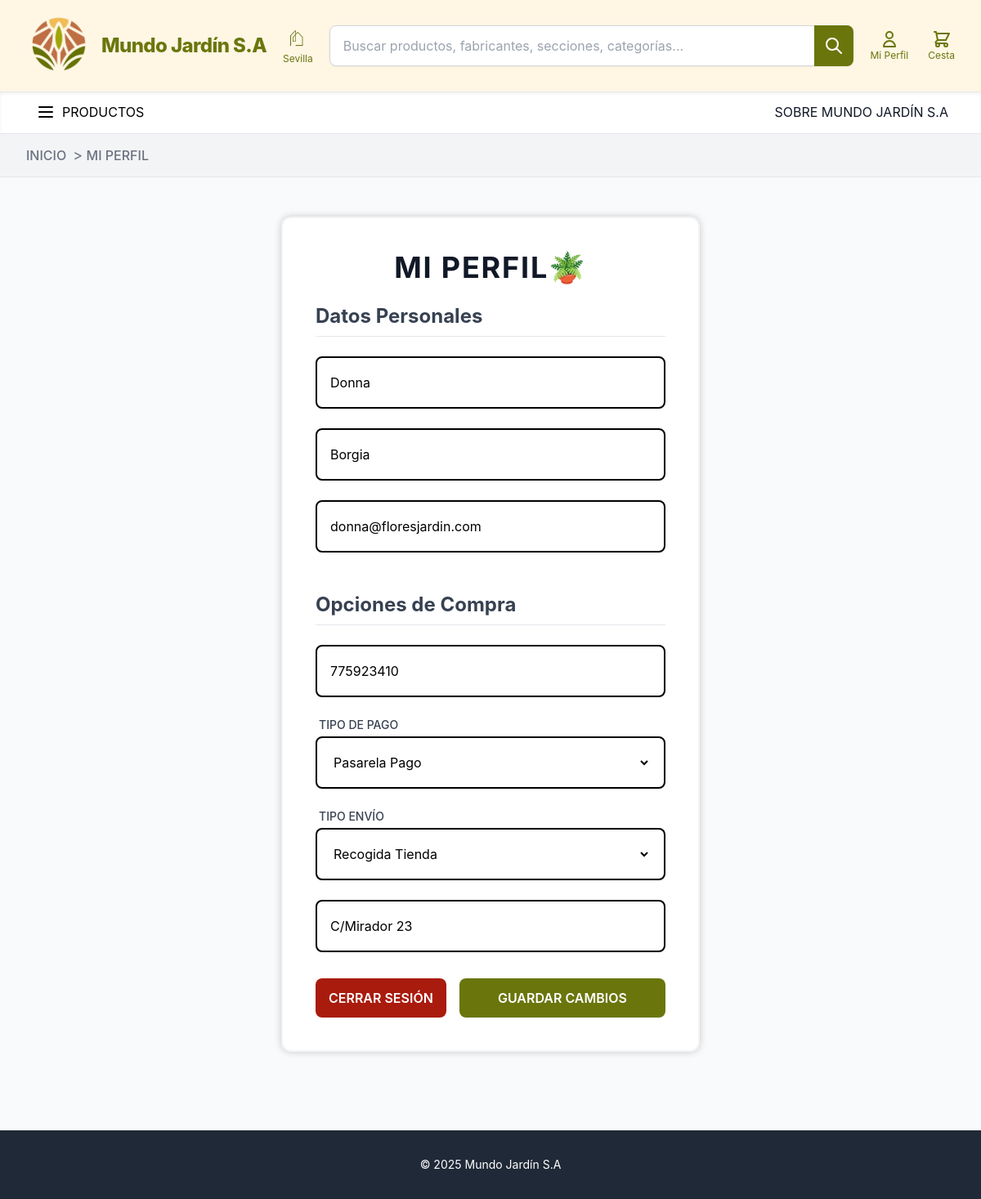
The page /perfil/ (signed in) on the database its author committed.
### home/models.py (models this page shows, shortened)
class Usuario(AbstractBaseUser, PermissionsMixin):
    nombre = models.CharField(max_length=200)
    apellidos = models.CharField(max_length=200)
    corre_electronico = models.EmailField(max_length=200, unique=True)
    password = models.CharField(max_length=128)
    objects = UsuarioManager()
    last_login = models.DateTimeField(null=True, blank=True)
    USERNAME_FIELD = 'corre_electronico'
    REQUIRED_FIELDS = ['nombre', 'apellidos']
    is_active = models.BooleanField(default=True)
    is_staff = models.BooleanField(default=False)
    is_superuser = models.BooleanField(default=False)
    @property
    def es_administrador(self):
        try:
            return self.administrador is not None
        except Administrador.DoesNotExist:
            return False

class UsuarioCliente(models.Model):
    usuario = models.OneToOneField(Usuario, on_delete=models.CASCADE)
    tipo_pago= models.CharField(max_length=20, choices=TipoPago.choices, default=TipoPago.PASARELA_PAGO)
    telefono = models.CharField(max_length=15, blank=True, null=True)
    direccion_envio = models.CharField(max_length=255, blank=True)
    tipo_envio= models.CharField(max_length=20, choices=TipoEnvio.choices, default=TipoEnvio.RECOGIDA_TIENDA)
    last_login = models.DateTimeField(null=True, blank=True)

### perfil/views.py (the view)
# urls.py: path('', views.mi_perfil, name='mi_perfil'),
@login_required
def mi_perfil(request):
    usuario_instancia = request.user
    if usuario_instancia.is_superuser or (hasattr(usuario_instancia, 'es_administrador') and usuario_instancia.es_administrador):
        messages.warning(request, "Eres Admin")
        return redirect('perfil:admin_perfil')
    perfil_cliente_instancia, creado = UsuarioCliente.objects.get_or_create(usuario=usuario_instancia)
    if request.method == 'POST':
        user_form = UsuarioForm(request.POST, instance=usuario_instancia)
        perfil_form = PerfilClienteForm(request.POST, instance=perfil_cliente_instancia)
        if user_form.is_valid() and perfil_form.is_valid():
            user_form.save()
            perfil_form.save()
            messages.success(request, "Perfil de Cliente actualizado correctamente.")
            return redirect('perfil:mi_perfil')
        else:
            messages.error(request, "Error al actualizar el perfil. Revisa los datos.")
    else:
        user_form = UsuarioForm(instance=usuario_instancia)
        perfil_form = PerfilClienteForm(instance=perfil_cliente_instancia)
    contexto_cliente = {
        'user_form': user_form,
        'perfil_form': perfil_form,
        'es_cliente': True,
    }
    return render(request, 'mi_perfil.html', contexto_cliente)

### perfil/forms.py
class UsuarioForm(forms.ModelForm):
    class Meta:
        model = Usuario
        fields = ('nombre', 'apellidos', 'corre_electronico')
        widgets = {
            'nombre': forms.TextInput(attrs={'placeholder': 'NOMBRE', 'class': 'w-full outline-none'}),
            'apellidos': forms.TextInput(attrs={'placeholder': 'APELLIDOS', 'class': 'w-full outline-none'}),
            'corre_electronico': forms.EmailInput(attrs={'placeholder': 'CORREO ELECTRÓNICO', 'class': 'w-full outline-none', 'readonly': 'readonly'}),
        }

class PerfilClienteForm(forms.ModelForm):
    class Meta:
        model = UsuarioCliente
        fields = ['telefono', 'tipo_pago', 'tipo_envio', 'direccion_envio']
        widgets = {
            'telefono': forms.TextInput(attrs={'placeholder': 'TELÉFONO', 'class': 'w-full outline-none'}),
            'direccion_envio': forms.TextInput(attrs={'placeholder': 'DIRECCIÓN ENVÍO', 'class': 'w-full outline-none'}),
            'tipo_pago': forms.Select(attrs={'class': 'w-full outline-none border-none bg-transparent'}),
            'tipo_envio': forms.Select(attrs={'class': 'w-full outline-none border-none bg-transparent'}),
        }

### home/context_processors.py (called while the page is built)
def productos_en_cesta(request):
    total_items = 0
    if request.user.is_authenticated:
        try:
            cesta = CestaCompra.objects.get(usuario_cliente__usuario=request.user)
        except CestaCompra.DoesNotExist:
            cesta = None
    else:
        session_id = request.session.get("cesta_id")
        cesta = CestaCompra.objects.filter(session_id=session_id).first() if session_id else None
    if cesta:
        total_items = sum(item.cantidad for item in cesta.items.all())
    return {'total_items_cesta': total_items}

### perfil/templates/mi_perfil.html (shortened to what this page needs)
{% extends "base.html" %}
{% block breadcrumbs %}
    <li>
        <span class="text-lg text-gray-500">></span>
        <span class="text- font-medium text-gray-500 hover:text-[#bf7149]">
            MI PERFIL
        </span>
    </li>
{% endblock breadcrumbs %}
{% load static %}
{% block content %}
<main class="py-12 ">
    <div class="max-w-xl mx-auto px-4 sm:px-6 lg:px-8">
        <div class="bg-white p-8 md:p-10 rounded-xl shadow-hard-halo border-2 border-gray-100">
            <h1 class="text-4xl font-bold text-gray-900 mb-4 text-center tracking-wider">
            MI PERFIL🪴
        </h1>
            <form method="post" class="perfil-form space-y-6" id="perfil-form-guardar">
                <h3 class="text-2xl font-bold mb-4 border-b pb-2 text-gray-700">Datos Personales</h3>
                <div class="field-wrapper">
                    <div class="p-4 border-2 border-black rounded-lg bg-white shadow-sm flex items-center h-16">
                        {{ user_form.nombre }}
                    </div>
                </div>
                <div class="field-wrapper">
                    <div class="p-4 border-2 border-black rounded-lg bg-white shadow-sm flex items-center h-16">
                        {{ user_form.apellidos }}
                    </div>
                </div>
                <div class="field-wrapper">
                    <div class="p-4 border-2 border-black rounded-lg bg-white shadow-sm flex items-center h-16">
                        {{ user_form.corre_electronico }}
                    </div>
                </div>
                <h3 class="text-2xl font-bold mb-4 pt-6 border-b pb-2 text-gray-700">Opciones de Compra</h3>
                <div class="field-wrapper">
                    <div class="p-4 border-2 border-black rounded-lg bg-white shadow-sm flex items-center h-16">
                        {{ perfil_form.telefono }}
                    </div>
                </div>
                <div class="field-wrapper">
                    <label for="{{ perfil_form.tipo_pago.id_for_label }}" class="block text-sm font-medium text-gray-700 mb-1 ml-1">
                        TIPO DE PAGO
                    </label>
                    <div class="p-4 border-2 border-black rounded-lg bg-white shadow-sm flex items-center h-16">
                        {{ perfil_form.tipo_pago }}
                    </div>
                </div>
                <div class="field-wrapper">
                    <label for="{{ perfil_form.tipo_envio.id_for_label }}" class="block text-sm font-medium text-gray-700 mb-1 ml-1">
                        TIPO ENVÍO
                    </label>
                    <div class="p-4 border-2 border-black rounded-lg bg-white shadow-sm flex items-center h-16">
                        {{ perfil_form.tipo_envio }}
                    </div>
                </div>
                <div class="field-wrapper">
                    <div class="p-4 border-2 border-black rounded-lg bg-white shadow-sm flex items-center h-16">
                        {{ perfil_form.direccion_envio }}
                    </div>
                </div>
            </form>
            <div class="flex justify-between items-center pt-8 space-x-4">
                <form action="{% url 'inicio_sesion:logout' %}" method="post" class="inline">
                    <button type="submit"
                            class="flex-1 px-4 py-3 bg-[#A91B0D] text-white font-semibold rounded-lg hover:bg-red-700 transition duration-300">
                        CERRAR SESIÓN
                    </button>
                </form>
                <button type="submit" form="perfil-form-guardar"
                        class="flex-1 px-4 py-3 bg-[#6a760c] text-white font-semibold rounded-lg hover:bg-[#bf7149] transition duration-300">
                    GUARDAR CAMBIOS
                </button>
            </div>
            </div>
    </div>
</main>
{% endblock %}

### home/templates/base.html (style rules this page uses)
body { font-family: 'Inter', sans-serif; }
.shadow-hard-halo { box-shadow: 0 0 10px rgba(0, 0, 0, 0.2); }

### perfil/templates/mi_perfil.html (style rules this page uses)
.shadow-hard-halo { box-shadow: 0 0 10px rgba(0, 0, 0, 0.2); }

### rows shown on the page
Usuario: nombre "Donna", apellidos "Borgia", corre_electronico "donna@floresjardin.com"
UsuarioCliente: telefono "775923410", tipo_pago "Pasarela Pago", tipo_envio "Recogida Tienda", direccion_envio "C/Mirador 23"
